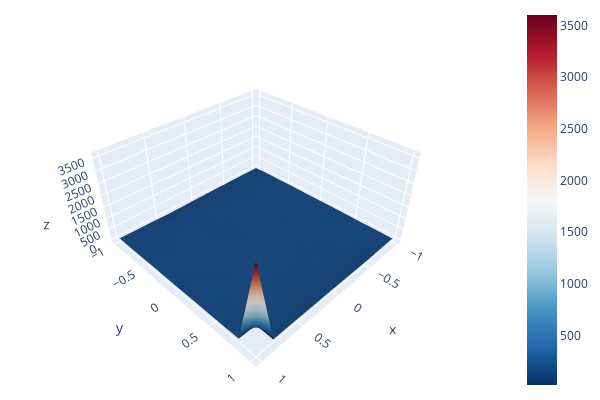

Notebook code cell kept with this figure:
### Code cell
import plotly.graph_objects as go

hovertemplate = "<b>Z %{z:.2f}</b> <br>X %{x:.2f}</br>Y %{y:.2f} <extra></extra>"
offsets = agent_wrapper.offsets
fig = go.Figure(
    data=[
        go.Surface(
            x=offsets,
            y=offsets,
            z=surface,
            colorscale="RdBu_r",
            hovertemplate=hovertemplate,
        )
    ]
)

fig.update_traces(
    hovertemplate=hovertemplate,
    hoverlabel=dict(
        bgcolor="rgba(255, 255, 255, 0.9)",  # white with 70% opacity
        font=dict(color="black"),  # optional: set text color
    ),
)
fig.update_layout(
    # title=dict(text="Reward Surface"),
    # autosize=True,
    width=600,
    height=400,
    margin=dict(l=5, r=5, b=5, t=5),
    scene=dict(
        aspectratio=dict(x=1, y=1, z=0.5),  # squeeze z axis
    ),
)


fig

### Figure 1 — Plotly figure (JSON) as saved in the notebook; plotly's stock layout.template omitted (floating-point values rounded to 4 significant figures)
{"data": [{"colorscale": [[0, "rgb(5,48,97)"], [0.1, "rgb(33,102,172)"], [0.2, "rgb(67,147,195)"], [0.3, "rgb(146,197,222)"], [0.4, "rgb(209,229,240)"], [0.5, "rgb(247,247,247)"], [0.6, "rgb(253,219,199)"], [0.7, "rgb(244,165,130)"], [0.8, "rgb(214,96,77)"], [0.9, "rgb(178,24,43)"], [1, "rgb(103,0,31)"]], "hoverlabel": {"bgcolor": "rgba(255, 255, 255, 0.9)", "font": {"color": "black"}}, "hovertemplate": "<b>Z %{z:.2f}</b> <br>X %{x:.2f}</br>Y %{y:.2f} <extra></extra>", "type": "surface", "x": [-1.0, -0.8, -0.6, -0.4, -0.2, 0.0, 0.2, 0.4, 0.6, 0.8, 1.0], "y": [-1.0, -0.8, -0.6, -0.4, -0.2, 0.0, 0.2, 0.4, 0.6, 0.8, 1.0], "z": [[28.93, 36.05, 33.25, 36.14, 36.18, 30.59, 18.53, 21.04, 41.73, 52.96, 61.11], [57.2, 55.58, 48.15, 50.03, 47.16, 46.25, 58.41, 48.06, 56.38, 62.99, 55.78], [56.31, 72.16, 53.67, 57.48, 63.63, 73.1, 47.19, 68.58, 59.33, 53.87, 58.41], [67.62, 62.09, 68.49, 62.11, 66.77, 54.65, 51.96, 65.69, 66.6, 61.23, 64.69], [61.96, 62.09, 73.15, 60.15, 68.2, 59.44, 57.34, 62.1, 61.36, 66.61, 58.44], [64.03, 63.81, 63.79, 59.18, 77.8, 63.8, 63.85, 77.69, 64.81, 59.25, 54.78], [69.52, 61.14, 66.66, 59.17, 71.31, 55.61, 63.91, 63.05, 53.88, 68.56, 64.9], [65.74, 54.67, 61.94, 70.39, 52.72, 81.44, 60.31, 67.62, 76.96, 57.26, 60.21], [56.58, 73.21, 67.52, 44.22, 64.91, 47.15, 55.51, 61.02, 63.87, 50.94, 57.27], [62.13, 64.6, 56.2, 59.18, 49.98, 57.47, 46.34, 49.02, 58.32, 56.47, 70.33], [52.03, 42.62, 21.1, 21.05, 28.77, 35.12, 34.34, 34.22, 35.25, 28.85, 3603.0]]}], "layout": {"height": 400, "margin": {"b": 5, "l": 5, "r": 5, "t": 5}, "scene": {"aspectratio": {"x": 1, "y": 1, "z": 0.5}}, "width": 600}}
